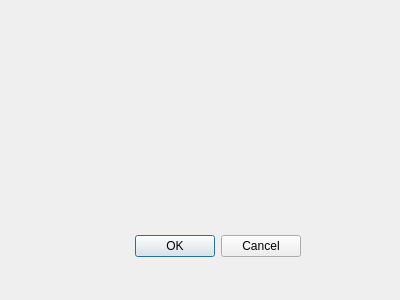
<?xml version="1.0" encoding="UTF-8"?>
<ui version="4.0">
 <class>Dialog</class>
 <widget class="QDialog" name="Dialog">
  <property name="geometry">
   <rect>
    <x>0</x>
    <y>0</y>
    <width>400</width>
    <height>300</height>
   </rect>
  </property>
  <property name="windowTitle">
   <string>Dialog</string>
  </property>
  <widget class="QDialogButtonBox" name="buttonBox">
   <property name="geometry">
    <rect>
     <x>-40</x>
     <y>230</y>
     <width>341</width>
     <height>32</height>
    </rect>
   </property>
   <property name="orientation">
    <enum>Qt::Horizontal</enum>
   </property>
   <property name="standardButtons">
    <set>QDialogButtonBox::Cancel|QDialogButtonBox::Ok</set>
   </property>
  </widget>
 </widget>
 <resources/>
 <connections>
  <connection>
   <sender>buttonBox</sender>
   <signal>accepted()</signal>
   <receiver>Dialog</receiver>
   <slot>accept()</slot>
   <hints>
    <hint type="sourcelabel">
     <x>248</x>
     <y>254</y>
    </hint>
    <hint type="destinationlabel">
     <x>157</x>
     <y>274</y>
    </hint>
   </hints>
  </connection>
  <connection>
   <sender>buttonBox</sender>
   <signal>rejected()</signal>
   <receiver>Dialog</receiver>
   <slot>reject()</slot>
   <hints>
    <hint type="sourcelabel">
     <x>316</x>
     <y>260</y>
    </hint>
    <hint type="destinationlabel">
     <x>286</x>
     <y>274</y>
    </hint>
   </hints>
  </connection>
 </connections>
</ui>
